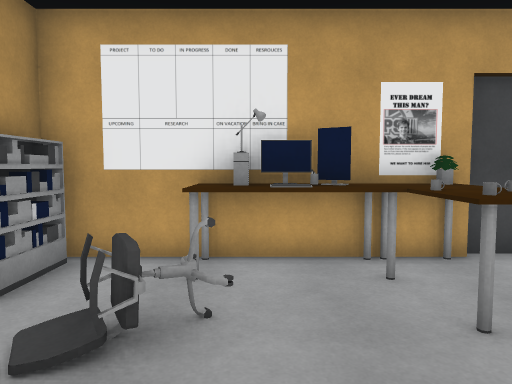
View 1 (above)

16 first-person views from a walk through a 3-D level made in the Unity game engine. The camera is 1.5 m above the floor, tilts 4° down and sees 70° across. Doors are open. The floor is counted in squares, 1 m on a side. Each view is taken from the middle of a square. On the plan, view 1 faces up. The plan holds only what a view shows up to about 16 squares ahead; the rest is blank. The place goes on beyond the plan. The player is left out. Some surface patterns are stand-ins.

View 2
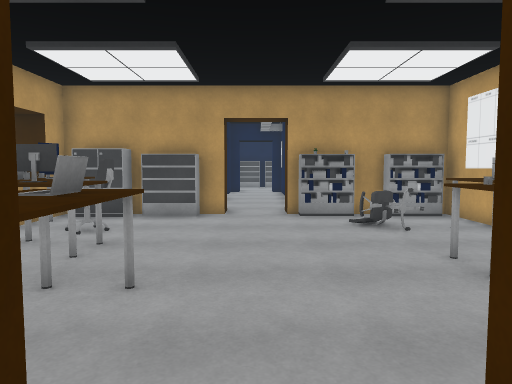

View 3
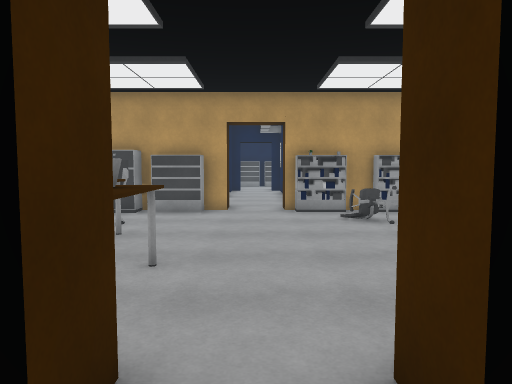

View 4
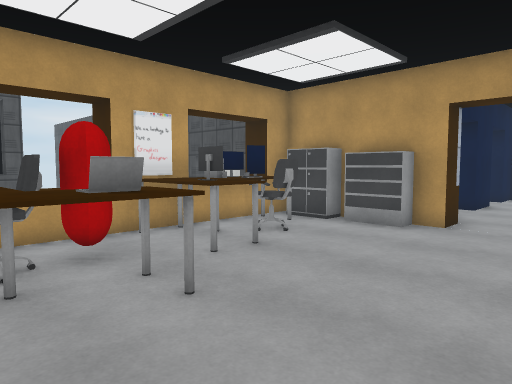

View 5
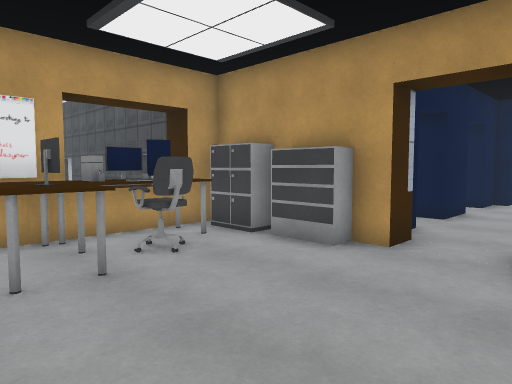

View 6
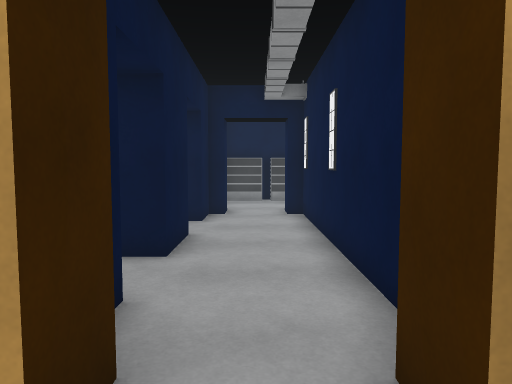

View 7
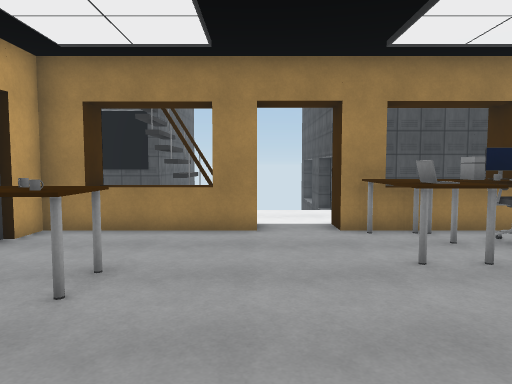

View 8
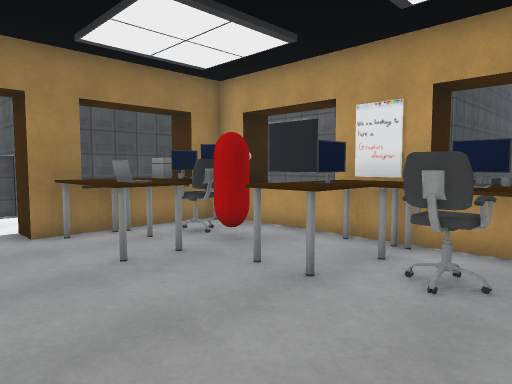

View 9
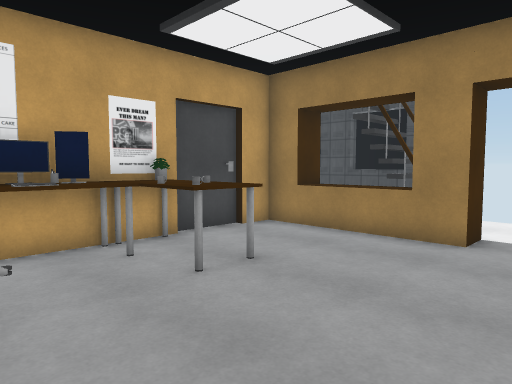

View 10
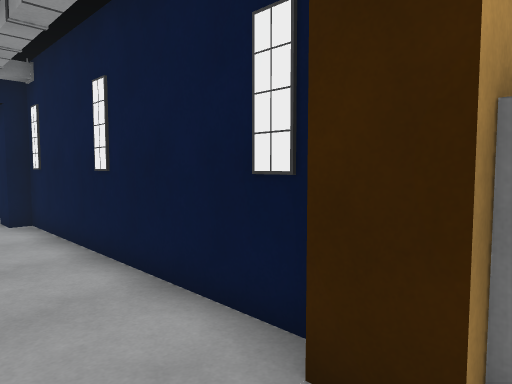

View 11
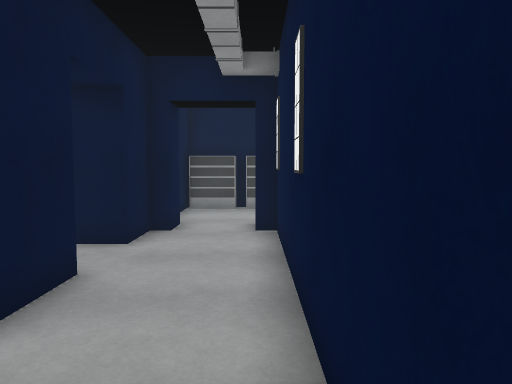

View 12
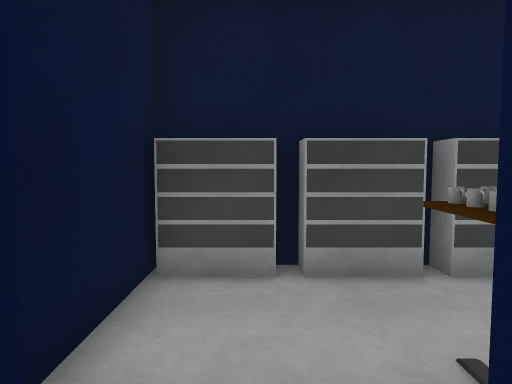

View 13
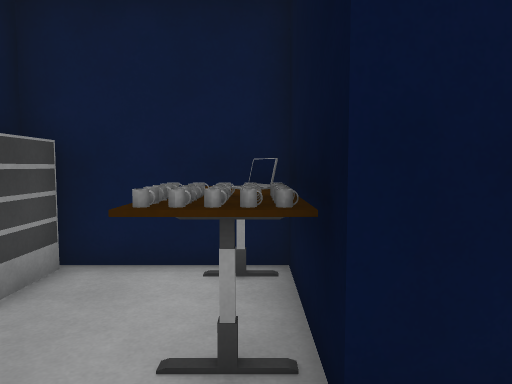

View 14
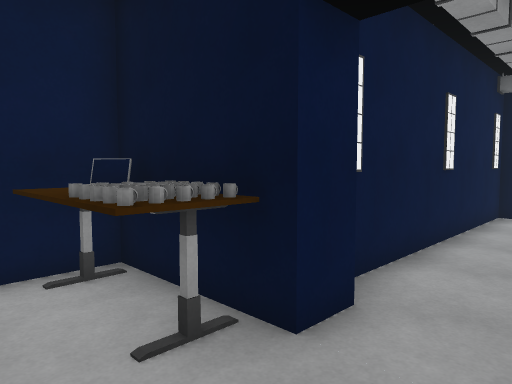

View 15
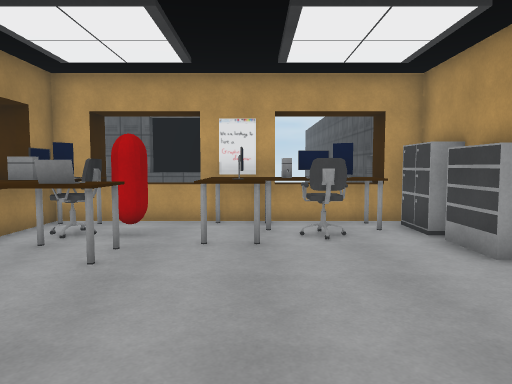

View 16
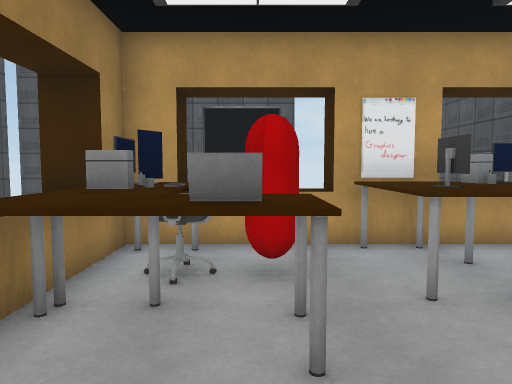

### Floor plan
Key: @ floor where view 1 was taken; # wall or solid block; x gap in a wall; . floor; / step, stairs or slope; D open door; = window, fence, low wall or low ledge; ^ raised ledge; C computer; S shelf; H chair; L laptop; A cabinet; M monitor; U mug; O other object.
Columns run from 19 left of view 1 to 10 right of it. Each row starts with its distance up from view 1.
  6                ####CO######
  5  #####         #S.OOOOO...#
  4  S.OL#         #S/...OO...^=Ox
  3 #S.OO#         #S/H..OO...^xOx
  2 #S.UO###########S.........##.#
  1 #S.OOD.........DS.........D...
  0 #S...D.........DD..@......D...
 -1 #S...D.........D..........D...
 -2 #######DDD#DDD##S......LOO#
 -3        #       #S.H.OO.OOO^
 -4                #A.HHMO.HOC^
 -5                 AOOCOO..OM^#
 -6                 #OOO##^^O##
 -7                 #^^^ #^^ #
 -8                 #

Positions as (right, up) in squares from view 1, and headings:
1: (0, 0), facing up
2: (8, 0), facing left
3: (9, 0), facing left
4: (6, 2), facing down-left
5: (3, 2), facing down-left
6: (-2, 0), facing left
7: (-2, 1), facing right
8: (-2, 1), facing down-right
9: (-1, -1), facing up-right
10: (-3, -1), facing up-left
11: (-5, 1), facing left
12: (-13, 0), facing left
13: (-15, -1), facing up
14: (-17, -1), facing up-right
15: (1, 4), facing down
16: (4, 1), facing down
